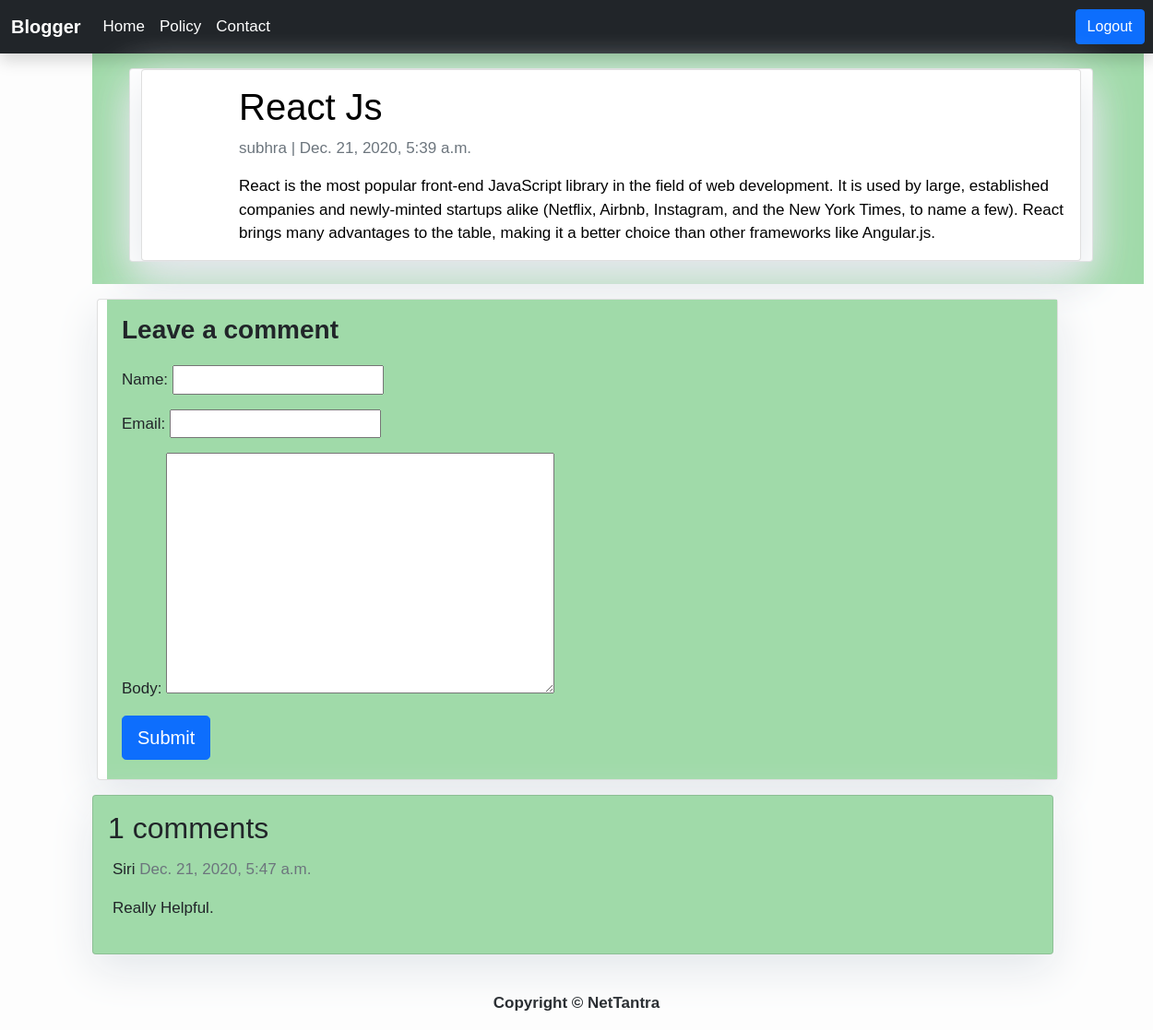
The app's page /react-js/ (signed in) with its own data.
### blog/models.py (models this page shows, shortened)
class Post(models.Model):
    title = models.CharField(max_length=200, unique=True)
    slug = models.SlugField(max_length=200, unique=True,blank=True,null=True)
    author = models.ForeignKey(User, on_delete= models.CASCADE,related_name='blog_posts')
    updated_on = models.DateTimeField(auto_now= True)
    content = models.TextField()
    created_on = models.DateTimeField(auto_now_add=True)
    status = models.IntegerField(choices=STATUS, default=0)
    category = models.CharField(max_length=200,blank=True,null=True)

class Comment(models.Model):
    post = models.ForeignKey(Post,on_delete=models.CASCADE,related_name='comments')
    name = models.CharField(max_length=80)
    email = models.EmailField()
    body = models.TextField()
    created_on = models.DateTimeField(auto_now_add=True)
    active = models.BooleanField(default=False)
    class Meta:
        ordering = ['-created_on']

### blog/views.py (the view)
# urls.py: path('<slug:slug>/',views.post_detail,name='post_detail'),
def post_detail(request, slug):
    template_name = 'post_detail.html'
    post = get_object_or_404(Post, slug=slug)
    comments = post.comments.filter(active=True)
    new_comment = None
    if request.method == 'POST':
        comment_form = CommentForm(data=request.POST)
        if comment_form.is_valid():
            new_comment = comment_form.save(commit=False)
            new_comment.post = post
            new_comment.save()
    else:
        comment_form = CommentForm()
    return render(request, template_name, {'post': post,
                                           'comments': comments,
                                           'new_comment': new_comment,
                                           'comment_form': comment_form})

### blog/forms.py
class CommentForm(forms.ModelForm):
    class Meta:
        model = Comment
        fields = ('name', 'email', 'body')

### blog/templates/post_detail.html (shortened to what this page needs)
{% extends 'base.html' %} {% block content %}
<div class="container" style="background-color:#A0DAA9; margin-left: 100px;">
  <div class="row">
    <div class="col-md-11 card mb-4  mt-3 left  top" style="margin-left: 40px;">
      <div class="card" style="background-color: white; color: black;">
      <div class="card-body" style="padding-left: 105px;">
        <h1>{% block title %} {{ post.title }} {% endblock title %}</h1>
        <p class=" text-muted">{{ post.author }} | {{ post.created_on }}</p>
        <p class="card-text ">{{ post.content | safe }}</p>
      </div>
      </div>
    </div>
  </div>
</div>
<div class="col-md-10 card mb-1  mt-3 " style="margin-left: 105px;">
  <div class="card-body" style="background-color:#A0DAA9; margin-left: 10px;">
    {% if new_comment %}
    <div class="alert alert-success" role="alert">
      Your comment is awaiting moderation
    </div>
    {% else %}
    <h3><b>Leave a comment</b></h3>
    <form method="post" style="margin-top: 1.3em; margin-bottom: 5px;">
      {{ comment_form.as_p }}
      <button type="submit" class="btn btn-primary  btn-lg">Submit</button>
    </form>
    {% endif %}
  </div>
</div>
    <div class="col-md-10 card mb-4  mt-3 " style="background-color:#A0DAA9; margin-left: 100px;">
      <div class="card-body">
        <h2>{{ comments.count }} comments</h2>
        {% for comment in comments %}
        <div class="comments" style="padding: 5px;">
          <p class="font-weight-bold">
            {{ comment.name }}
            <span class=" text-muted font-weight-normal">
              {{ comment.created_on }}
            </span>
          </p>
          {{ comment.body | linebreaks }}
        </div>
        {% endfor %}
      </div>
    </div>
{% endblock content %}

### blog/templates/base.html (style rules this page uses)
body { font-family: "Oswald", sans-serif; font-size: 17px; background-color: #fdfdfd; }
.card { box-shadow: 0 16px 48px #E3E7EB; }

### records on screen
Post: title "React Js", author "subhra", created_on "Dec. 21, 2020, 5:39 a.m.", content "React is the most popular front-end JavaScript library in the field of web development. It is used by large, established companies and newly-minted startups alike (Netflix, Airbnb, Instagram, and the New York Times, to name a few). React brings many advantages to the table, making it a better choice than other frameworks like Angular.js."
Comment: name "Siri", created_on "Dec. 21, 2020, 5:47 a.m.", body "Really Helpful."

### other values on screen
{{ comments.count }} "1"
